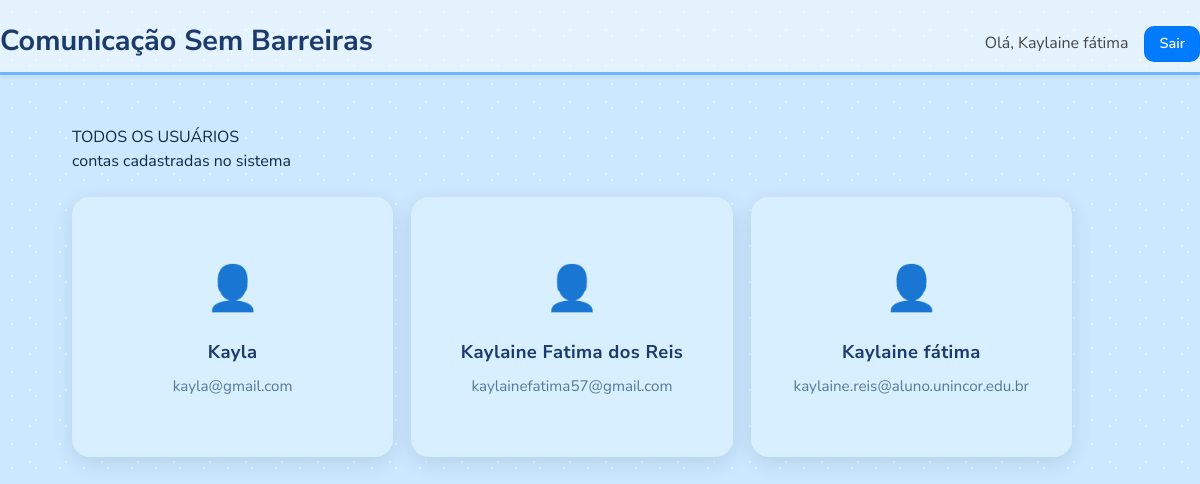
/usuarios (signed in), run on the app's committed database.
### comunicacao-sem-barreiras/models.py (models this page shows, shortened)
class Usuario(db.Model):
    __tablename__ = "usuarios"
    id = db.Column(db.Integer, primary_key=True)
    nome = db.Column(db.String(120), nullable=False)
    email = db.Column(db.String(200), unique=True, nullable=False)
    criancas = db.relationship("Crianca", backref="usuario", lazy=True, cascade="all, delete-orphan")
    categorias = db.relationship("Categoria", backref="usuario", lazy=True, cascade="all, delete-orphan")

### comunicacao-sem-barreiras/app.py (the view)
@app.route("/usuarios")
@login_required
def usuarios():
    itens = Usuario.query.order_by(Usuario.nome).all()
    return render_template("usuarios.html", itens=itens)

### comunicacao-sem-barreiras/app.py (called while the page is built)
def login_required(view_func):
    @wraps(view_func)
    def wrapper(*args, **kwargs):
        if "usuario_id" not in session:
            return redirect(url_for("login"))
        return view_func(*args, **kwargs)
    return wrapper

### comunicacao-sem-barreiras/templates/usuarios.html (shortened to what this page needs)
{% extends "base.html" %}
{% block content %}
<div class="profile" style="margin: 10px 0 24px 0;">
  <div class="name">TODOS OS USUÁRIOS</div>
  <div class="handle">contas cadastradas no sistema</div>
</div>
{% if itens %}
  <div class="grid" style="gap:18px;">
    {% for u in itens %}
      <div class="tile big" style="cursor:default;">
        <div class="emoji">👤</div>
        <div class="title" style="margin-top:2px;">{{ u.nome }}</div>
        <div class="hint" style="margin-top:6px; font-size:.95rem;">
          {{ u.email }}
        </div>
      </div>
    {% endfor %}
  </div>
{% endif %}
{% endblock %}

### comunicacao-sem-barreiras/templates/base.html (shortened to what this page needs)
<!doctype html>
<html lang="pt-br">
<head>
  <link href="https://cdn.jsdelivr.net/npm/bootstrap@5.3.0/dist/css/bootstrap.min.css" rel="stylesheet">
  <link rel="stylesheet" href="{{ url_for('static', filename='css/style.css') }}">
</head>
<body>
  <header>
    <h1>Comunicação Sem Barreiras</h1>
    {% if session.get('usuario_nome') %}
      <div class="usuario">Olá, {{ session['usuario_nome'] }}</div>
      <a class="logout" href="{{ url_for('logout') }}">Sair</a>
    {% endif %}
  </header>
  <main>
    <div class="container">
      {% block content %}{% endblock %}
    </div>
  </main>
</body>
</html>

### comunicacao-sem-barreiras/static/css/style.css (style rules this page uses)
:root { --bg:#cfeeff; --bg-header:#a6d8ff; --ink:#0f2b46; --muted:#547a9a; --card:#ffffff; --btn:#6ab8ff; --btn-hover:#4fa9ff; --btn-yellow:#ffe08a; --btn-pink:#ffb3c7; --radius:18px; --shadow:0 6px 20px rgba(15,43,70,.12); }
* { box-sizing:border-box }
html,body { height:100% }
body { margin:0; padding:0; font-family: "Poppins", system-ui, -apple-system, Segoe UI, Roboto, Arial, sans-serif; color:var(--ink); background: var(--bg); background-image: radial-gradient(rgba(255,255,255,.6) 1px, transparent 1px), radial-gradient(rgba(255,255,255,.4) 1px, transparent 1px); background-size: 24px 24px, 36px 36px; background-position: 0 0, 12px 12px; }
header { background:var(--bg-header); border-bottom:3px solid #6ab8ff; padding:14px 20px; display:flex; align-items:center; gap:16px; }
header h1 { font-size:1.1rem; margin:0; font-weight:600 }
header .usuario { margin-left:auto; color:var(--ink); opacity:.9 }
header .logout { text-decoration:none; color:var(--ink); background:#fff; padding:6px 10px; border-radius:10px; font-weight:500; border:1px solid rgba(0,0,0,.05); }
main { display:flex; justify-content:center; padding:28px }
.grid { width:min(1000px, 96vw); display:grid; grid-template-columns: repeat(auto-fit, minmax(210px, 1fr)); gap:16px; }
.tile { background:var(--card); border-radius:22px; box-shadow:var(--shadow); padding:18px; text-align:center; transition:transform .12s ease; }
.tile .emoji { font-size:40px; display:block; margin-bottom:8px }
.tile .title { font-weight:600; margin-bottom:3px }
.tile .hint { color:var(--muted); font-size:.9rem }
.tile.big { background:#d8efff; border-radius:18px; box-shadow:var(--shadow); padding:22px 16px; text-align:center; }
.tile.big .title { font-weight:700; letter-spacing:.4px }
.tile.big .hint { color:var(--muted); font-size:.9rem }

### comunicacao-sem-barreiras/templates/base.html (style rules this page uses)
body { background-color: #cce8ff; font-family: 'Nunito Sans', sans-serif; min-height: 100vh; margin: 0; padding: 0; display: flex; flex-direction: column; align-items: center; }
header { width: 100%; text-align: center; background: rgba(255, 255, 255, 0.5); padding: 20px 0 10px; box-shadow: 0 2px 4px rgba(0,0,0,0.05); position: sticky; top: 0; z-index: 10; }
header h1 { font-weight: 700; color: #1b3a6e; font-size: 1.8rem; margin: 0; }
header .usuario { margin-top: 5px; font-size: 1rem; color: #333; }
header .logout { display: inline-block; margin-top: 6px; color: #fff; background-color: #007bff; padding: 6px 14px; border-radius: 10px; text-decoration: none; font-size: 0.9rem; font-weight: 600; }
main { flex: 1; width: 100%; display: flex; justify-content: center; align-items: flex-start; padding: 40px 0; }
.container { width: 90%; max-width: 1200px; }
.grid { display: grid; grid-template-columns: repeat(auto-fit, minmax(280px, 1fr)); gap: 32px; justify-items: center; }
.tile { background: rgba(255, 255, 255, 0.5); border-radius: 20px; padding: 22px; width: 100%; height: 260px; display: flex; align-items: center; justify-content: center; flex-direction: column; text-align: center; color: #1b3a6e; text-decoration: none; box-shadow: 0 3px 6px rgba(0,0,0,0.05); transition: all 0.2s ease; }
.tile .emoji { font-size: 44px; margin-bottom: 14px; }
.tile .title { font-size: 1.15rem; font-weight: 700; letter-spacing: 0.3px; }

### data on the page
Usuario: usuario_nome "Kaylaine fátima", nome "Kaylaine fátima", email "kaylaine.reis@aluno.unincor.edu.br"
Usuario: nome "Kayla", email "kayla@gmail.com"
Usuario: nome "Kaylaine Fatima dos Reis", email "kaylainefatima57@gmail.com"
